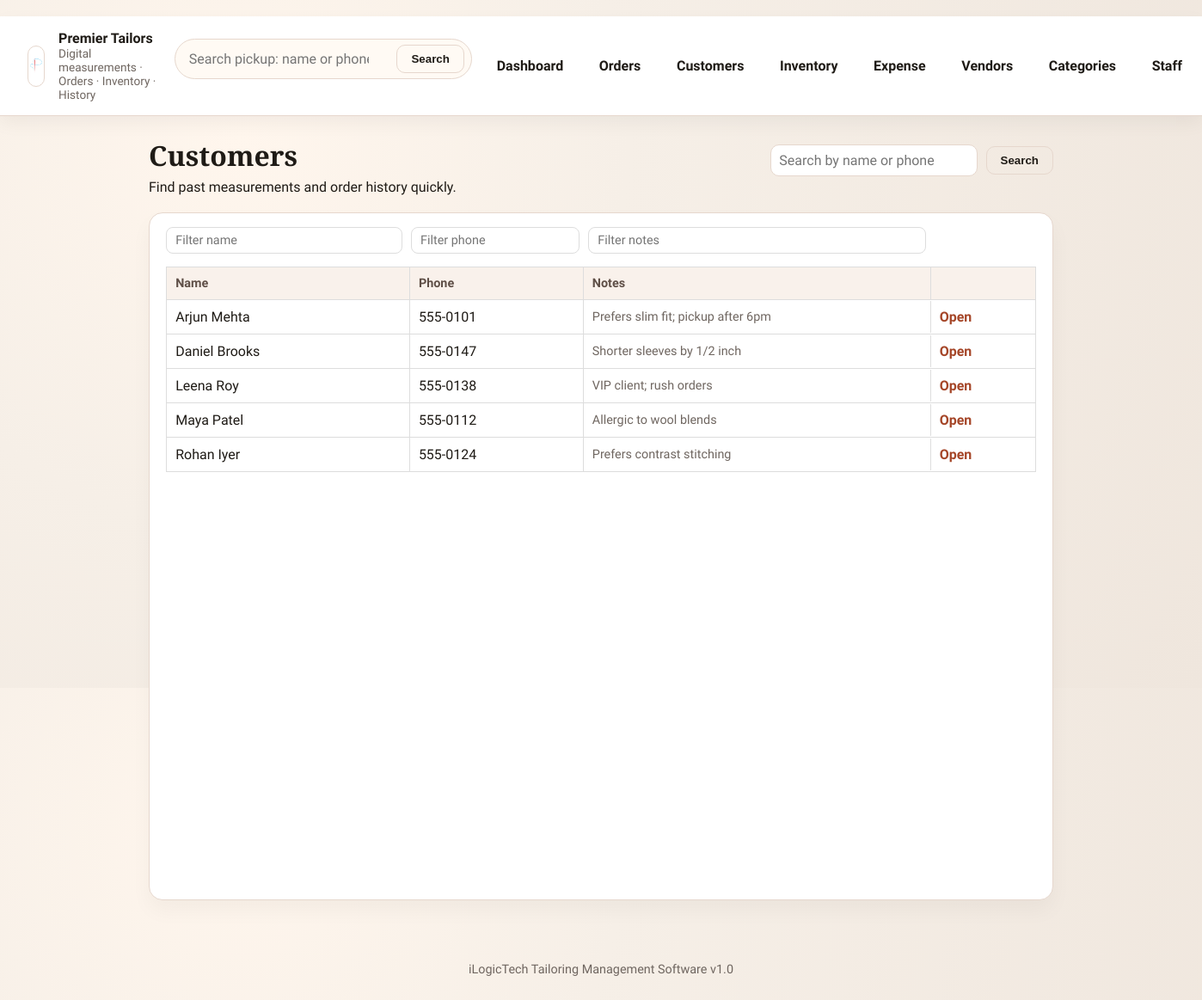
Page /customers on the committed database.
### tables this page shows
CREATE TABLE customers (
            id INTEGER PRIMARY KEY AUTOINCREMENT,
            name TEXT NOT NULL,
            phone TEXT NOT NULL UNIQUE,
            notes TEXT,
            created_at TEXT NOT NULL
        );

### app.py (the view)
@app.route("/customers")
def customers():
    q = request.args.get("q", "").strip()
    conn = get_db()
    if q:
        rows = conn.execute(
            """
            SELECT * FROM customers
            WHERE name LIKE ? OR phone LIKE ?
            ORDER BY name ASC
            """,
            (f"%{q}%", f"%{q}%"),
        ).fetchall()
    else:
        rows = conn.execute("SELECT * FROM customers ORDER BY name ASC").fetchall()
    conn.close()
    return render_template("customers.html", customers=rows, q=q)

### app.py (called while the page is built)
def get_db() -> sqlite3.Connection:
    conn = sqlite3.connect(DB_PATH)
    conn.row_factory = sqlite3.Row
    return conn

@app.before_request
def ensure_db_ready() -> None:
    global _db_ready
    if not _db_ready:
        init_db()
        _db_ready = True

### templates/customers.html
﻿{% extends "base.html" %}
{% block content %}
<div class="page-head">
  <div>
    <h1>Customers</h1>
    <p>Find past measurements and order history quickly.</p>
  </div>
  <form class="search" method="get">
    <input type="text" name="q" value="{{ q }}" placeholder="Search by name or phone" />
    <button class="btn ghost" type="submit">Search</button>
  </form>
</div>
<section class="card">
  {% if customers %}
  <div class="table-wrap has-filters" style="--table-cols: 1.4fr 1fr 2fr 0.6fr;">
    <div class="table-filters">
      <input type="text" placeholder="Filter name" />
      <input type="text" placeholder="Filter phone" />
      <input type="text" placeholder="Filter notes" />
      <div class="filter-spacer"></div>
    </div>
    <div class="table">
      <div class="table-row table-head">
        <div>Name</div>
        <div>Phone</div>
        <div>Notes</div>
        <div></div>
      </div>
      {% for customer in customers %}
      <div class="table-row">
        <div>{{ customer.name }}</div>
        <div>{{ customer.phone }}</div>
        <div class="muted">{{ customer.notes or "-" }}</div>
        <div><a class="link" href="{{ url_for('customer_detail', customer_id=customer.id) }}">Open</a></div>
      </div>
      {% endfor %}
    </div>
  </div>
  {% else %}
  <p class="muted">No customers found.</p>
  {% endif %}
</section>
{% endblock %}

### static/style.css (style rules this page uses)
:root { --ink: #1f1b16; --muted: #6f6660; --surface: #f7f2ea; --panel: #ffffff; --accent: #a54628; --accent-soft: #f1d4c7; --line: #e6d7cd; --warning: #d7762a; --font-title: "Playfair Display", "Times New Roman", serif; --font-body: "Source Sans 3", "Segoe UI", sans-serif; }
* { box-sizing: border-box; }
body { margin: 0; font-family: var(--font-body); color: var(--ink); background: radial-gradient(circle at 20% 20%, #fff6ed 0%, #f6efe7 35%, #efe6dd 100%); }
h1, h2, h3 { font-family: var(--font-title); margin: 0 0 0.4rem 0; }
p { margin: 0.2rem 0; }
a { text-decoration: none; color: inherit; }
.card { background: var(--panel); border: 1px solid var(--line); border-radius: 16px; padding: 1rem 1.2rem; box-shadow: 0 12px 24px rgba(0, 0, 0, 0.04); height: 100%; }
.muted { color: var(--muted); font-size: 0.9rem; }
.btn { border: 1px solid var(--accent); background: transparent; color: var(--accent); padding: 0.5rem 1rem; border-radius: 10px; font-weight: 600; cursor: pointer; }
.btn.ghost { border-color: var(--line); color: var(--ink); }
.page-head { display: flex; justify-content: space-between; gap: 1rem; align-items: center; margin-bottom: 1rem; }
.table-wrap { --table-cols: 1fr 1fr 1fr; overflow-x: auto; }
.table-filters { display: grid; grid-template-columns: var(--table-cols); gap: 10px; margin-bottom: 15px; align-items: center; }
.table-filters input { width: 100%; padding: 6px 10px; border: 1px solid #ddd; border-radius: 8px; font-size: 0.9rem; background: #fff; box-sizing: border-box; }
.table-filters .filter-spacer { height: 100%; }
.table { display: grid; gap: 0; border: 1px solid #ddd; border-radius: 0; background: #fff; overflow: hidden; }
.table-wrap.has-filters .table { border-top: 1px solid #ddd; border-radius: 0; }
.table-row { display: grid; grid-template-columns: var(--table-cols); gap: 0; align-items: center; padding: 0; border-bottom: 1px solid #ddd; }
.table-row.table-head { background: #f9f1eb; font-weight: 600; font-size: 0.9rem; text-transform: none; color: #5f4f47; border-bottom: 1px solid #ddd; }
.table-row:last-child { border-bottom: none; }
.table-row > * { padding: 10px; border-right: 1px solid #ddd; }
.table-row > *:first-child { border-left: none; }
.table-row > *:last-child { border-right: none; }
.link { color: var(--accent); font-weight: 600; }
input, select, textarea { border: 1px solid var(--line); border-radius: 10px; padding: 0.5rem 0.6rem; font: inherit; background: #fff; }
.search { display: flex; gap: 0.6rem; align-items: center; }

### rows in the picture
customers: name "Arjun Mehta", phone "555-0101", notes "Prefers slim fit; pickup after 6pm"
customers: name "Daniel Brooks", phone "555-0147", notes "Shorter sleeves by 1/2 inch"
customers: name "Leena Roy", phone "555-0138", notes "VIP client; rush orders"
customers: name "Maya Patel", phone "555-0112", notes "Allergic to wool blends"
customers: name "Rohan Iyer", phone "555-0124", notes "Prefers contrast stitching"
